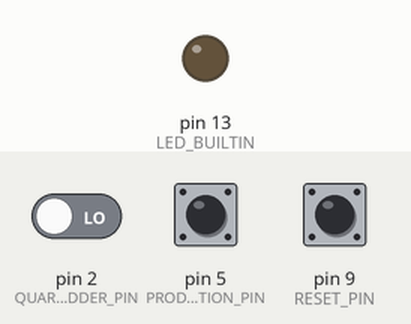
Bench run of a sketch on a simulated Arduino Uno, built with avr-gcc and run on an emulated ATmega328P. Shown: output pins drawn as LEDs (lit = HIGH). The test bench sets the inputs (shaded band); at power-on: pin 2 (QUARTER_ADDER_PIN) LOW, pin 5 (PRODUCT_SELECTION_PIN) LOW, pin 9 (RESET_PIN) LOW. Random numbers use the default seed unless the sketch sets one; what the sketch prints to the serial monitor is not drawn.

Above: at 2.0 s.
At 5.5 s:
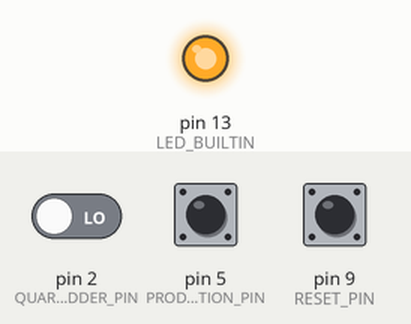
Timing chart, 0 to 8.0 s (numbered marks = the images above):
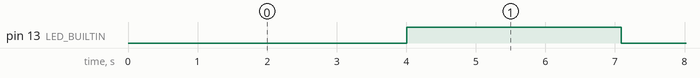

The sketch:

6.2.ino.ino
```cpp
enum {
  STATE_WAIT,
  STATE_DISPENSE,
  STATE_RETURN,
  NUM_STATES
};

enum {
  ADD_QUARTERS,
  CHANGE_PRODUCT,
  RETURN_CHANGE,
  NUM_BUTTONS
};
static uint8_t state;

const uint16_t DELAY_FOR_LED = 1000;
const uint8_t DELAY = 250;
uint32_t previous_time;
uint32_t current_time;

const uint8_t SERIAL_BUFFER = 9600;

uint8_t product_selection_counter;
uint8_t PRODUCT_SELECTION_PIN;

uint8_t RESET_PIN;

uint8_t MIN_NUM_QUARTERS;
static uint8_t current_number_quarters;
uint8_t QUARTER_ADDER_PIN;
uint32_t time_since_last_quarter;
uint32_t DELAY_FOR_QUARTERS = 30000; // ms -> 30 seconds

struct PRODUCT {
  uint8_t QUANTITY;
  uint8_t COST_IN_QUARTERS;
  char NAME[10];
  uint8_t NUMBER;
};

struct PRODUCT CURRENT_PRODUCT;

uint8_t STATE_ARRAY[3] = {
  [STATE_WAIT] = 0,
  [STATE_DISPENSE] = 1,
  [STATE_RETURN] = 2
};

struct PRODUCT PRODUCT_LIST[3] = { { 0, 10, "CHIPS", 0 }, { 1, 15, "CANDY", 1 }, { 1, 20, "OPIUM", 2 } };


void setup() {
  state = 0;

  QUARTER_ADDER_PIN = 2;
  PRODUCT_SELECTION_PIN = 5;

  product_selection_counter = 0;

  RESET_PIN = 9;

  previous_time = millis();


  Serial.begin(SERIAL_BUFFER);

  CURRENT_PRODUCT = PRODUCT_LIST[0];

  MIN_NUM_QUARTERS = 10;
  current_number_quarters = 0;

  pinMode(QUARTER_ADDER_PIN, INPUT);
  pinMode(LED_BUILTIN, OUTPUT);
  pinMode(PRODUCT_SELECTION_PIN, INPUT);
  pinMode(RESET_PIN, INPUT);
}


void loop() {


  Serial.println("current_number_quarters : ");
  Serial.println(current_number_quarters);
  // Serial.println("PAUSE");
  Serial.println("current state :");
  Serial.println(state);
  // Serial.println("PAUSE");
  Serial.println("NAME");
  Serial.println(CURRENT_PRODUCT.NAME);
  Serial.println("PRODUCT NUMBER");
  Serial.println(product_selection_counter);

  current_time = millis();

  if (BUTTON_DEBOUNCER(RESET_PIN)){
    state = STATE_RETURN;
  }

  if (current_time - previous_time >= DELAY_FOR_LED) {
    digitalWrite(LED_BUILTIN, !digitalRead(LED_BUILTIN));
    previous_time = current_time;
  }

  if (BUTTON_DEBOUNCER(QUARTER_ADDER_PIN)) {
    if (random(100) == 1) {
      Serial.println("Sorry this quarter is fake bro");
    }
    else {
       current_number_quarters += 1;
    }
  }
  STATE_MACHINE();
}

void STATE_MACHINE() {
  switch (state) {
    case 0:
      {
        AWAIT();
        break;
      }
    case 1:
      {
        DISPENSE();
        break;
      }
    case 2:
      {
        RETURN();
        break;
      }
  }
}

void AWAIT() {
  if (BUTTON_DEBOUNCER(PRODUCT_SELECTION_PIN)) {
    product_selection_counter += 1;
    product_selection_counter = product_selection_counter % 3;
  }

  if (current_number_quarters >= MIN_NUM_QUARTERS) {
    CURRENT_PRODUCT = PRODUCT_LIST[product_selection_counter];
    state = STATE_DISPENSE;
  }
}

void DISPENSE() {
  if (CURRENT_PRODUCT.QUANTITY == 0) {
    Serial.println("No more stock! Please choose different snack! ");
    state = STATE_WAIT;
  }

  if (current_number_quarters >= CURRENT_PRODUCT.COST_IN_QUARTERS && CURRENT_PRODUCT.QUANTITY > 0) {
    Serial.println("Payment is complete!");
    current_number_quarters = 0;
    CURRENT_PRODUCT.QUANTITY = CURRENT_PRODUCT.QUANTITY - 1;
    state = STATE_WAIT;
  }
}

void RETURN() {
  Serial.println("take ur quarters back brokie");
  current_number_quarters = 0;
  state = STATE_WAIT;
}

bool BUTTON_DEBOUNCER(uint8_t PIN) {
  bool inital = digitalRead(PIN);

  delay(DELAY);

  bool subsequent = digitalRead(PIN);

  bool rising = !inital && subsequent;

  return rising;
}
```

Measured:
- by itself, pin 13 (LED_BUILTIN): alternates HIGH for 3.1 s and LOW for 3.1 s
